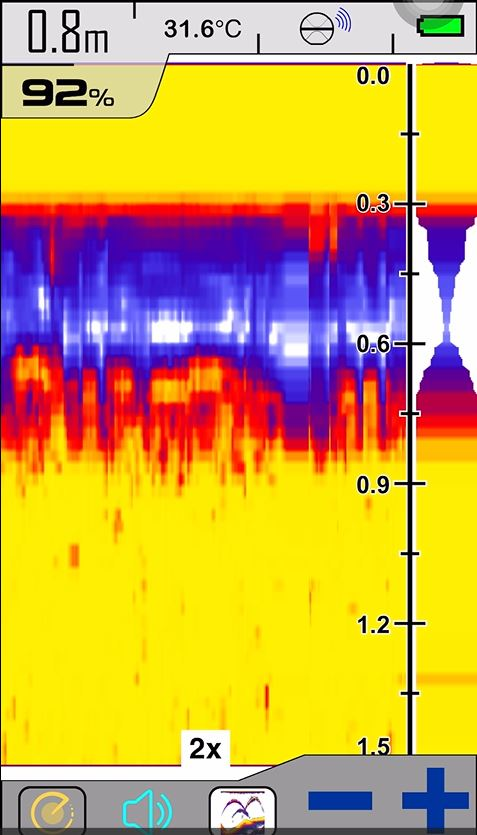
#> input picture train_fish/fish2.JPG, 477 x 835 px, found by its file name
$ python tune_mask_fish.py
#> lines starting #> are read from the running program, lines starting #| are printed output that depends on the picture; after the words box and inside, x2 and y2 are one past the last pixel; in counts of white or black regions, pixels touching at a corner belong together
# tune_mask_fish.py
import cv2
import numpy as np

# --- SETTINGS ---
# 1. Put one of your cropped sonar images here (like image_6f2599.png)
IMAGE_PATH = r'train_fish\fish2.JPG'
# ---

def nothing(x):
    pass

# Load the image
roi = cv2.imread(IMAGE_PATH)
#> roi is the input picture: shape (835, 477, 3); mean B, G, R 77.6, 166.3, 204.1
if roi is None:
    print(f"Error: Could not load image from {IMAGE_PATH}")
    exit()
hsv = cv2.cvtColor(roi, cv2.COLOR_BGR2HSV)
#> hsv: shape (835, 477, 3); mean H, S, V 66.1, 195.7, 224.1

# Create a window
cv2.namedWindow('Tune Mask - Find the FISH cluster', cv2.WINDOW_NORMAL)

# Red/Orange/Yellow are usually in the low H range (0-40)
# and the "wrap-around" H range (170-180)
cv2.createTrackbar('H_min_1', 'Tune Mask - Find the FISH cluster', 0, 179, nothing)
cv2.createTrackbar('S_min', 'Tune Mask - Find the FISH cluster', 100, 255, nothing)
cv2.createTrackbar('V_min', 'Tune Mask - Find the FISH cluster', 100, 255, nothing)
cv2.createTrackbar('H_max_1', 'Tune Mask - Find the FISH cluster', 40, 179, nothing)
cv2.createTrackbar('S_max', 'Tune Mask - Find the FISH cluster', 255, 255, nothing)
cv2.createTrackbar('V_max', 'Tune Mask - Find the FISH cluster', 255, 255, nothing)

# Add a second range for "wrap-around" red
cv2.createTrackbar('H_min_2', 'Tune Mask - Find the FISH cluster', 170, 179, nothing)
cv2.createTrackbar('H_max_2', 'Tune Mask - Find the FISH cluster', 179, 179, nothing)

print("Adjust sliders until 'Fish Mask' shows ONLY the red/orange/yellow cluster.")
print("The background (blue, white, purple) should be BLACK.")
print("Press 'q' to quit and print the final values.")

while True:
    h_min_1 = cv2.getTrackbarPos('H_min_1', 'Tune Mask - Find the FISH cluster')
    s_min = cv2.getTrackbarPos('S_min', 'Tune Mask - Find the FISH cluster')
    v_min = cv2.getTrackbarPos('V_min', 'Tune Mask - Find the FISH cluster')
    h_max_1 = cv2.getTrackbarPos('H_max_1', 'Tune Mask - Find the FISH cluster')
    s_max = cv2.getTrackbarPos('S_max', 'Tune Mask - Find the FISH cluster')
    v_max = cv2.getTrackbarPos('V_max', 'Tune Mask - Find the FISH cluster')
    h_min_2 = cv2.getTrackbarPos('H_min_2', 'Tune Mask - Find the FISH cluster')
    h_max_2 = cv2.getTrackbarPos('H_max_2', 'Tune Mask - Find the FISH cluster')

    lower_1 = np.array([h_min_1, s_min, v_min])
    upper_1 = np.array([h_max_1, s_max, v_max])
    mask_1 = cv2.inRange(hsv, lower_1, upper_1)
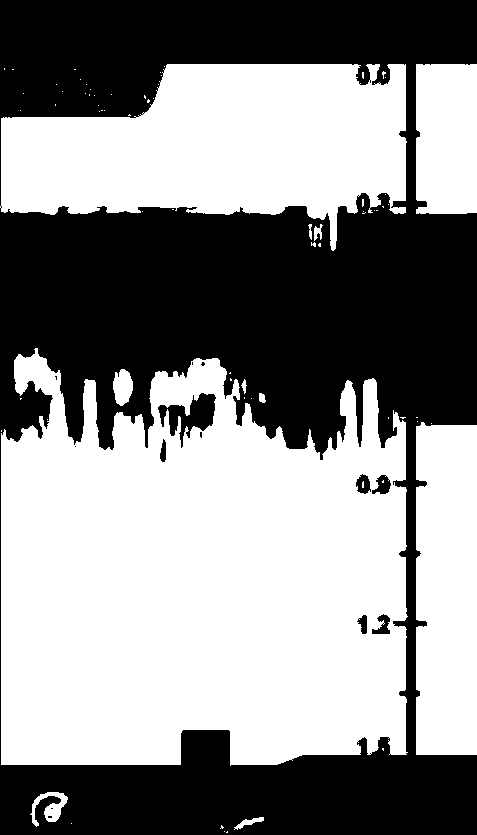
#> mask_1: shape (835, 477); 55.1% white; 14 black regions (7 under 20 px), largest, box (x1, y1, x2, y2) and area: (0, 0, 477, 835) 176384, (158, 393, 216, 448) 1384, (372, 475, 391, 494) 220

    lower_2 = np.array([h_min_2, s_min, v_min])
    upper_2 = np.array([h_max_2, s_max, v_max])
    mask_2 = cv2.inRange(hsv, lower_2, upper_2)
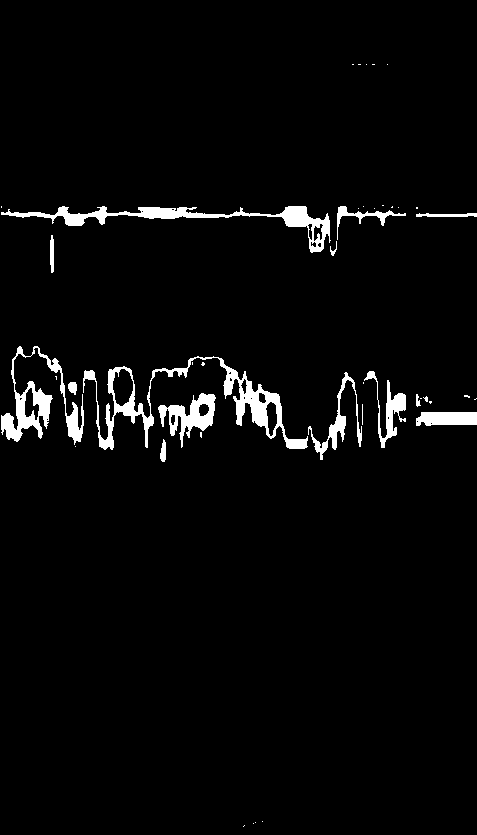
#> mask_2: shape (835, 477); 3.3% white; 43 white regions (28 under 20 px), largest, box (x1, y1, x2, y2) and area: (83, 356, 308, 450) 3554, (1, 206, 331, 253) 2712, (1, 346, 84, 445) 2241

    fish_mask = mask_1 | mask_2
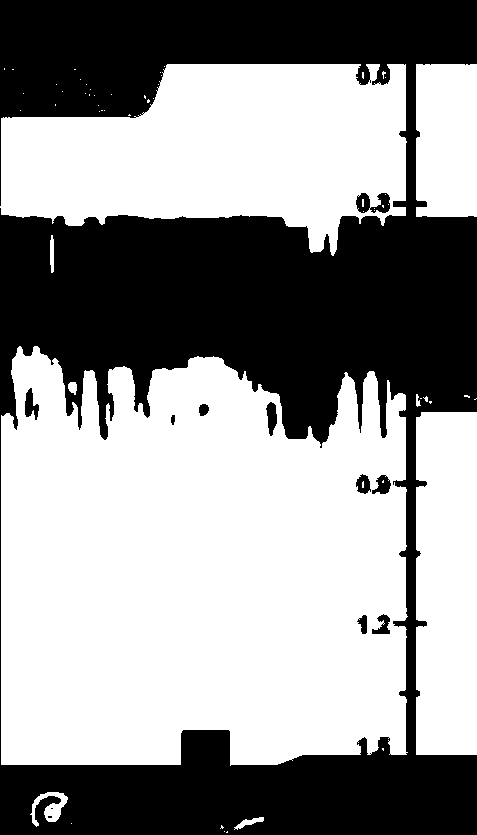
#> fish_mask: shape (835, 477); 58.5% white; 12 black regions (2 under 20 px), largest, box (x1, y1, x2, y2) and area: (0, 0, 477, 835) 163557, (356, 193, 390, 213) 428, (25, 388, 39, 420) 252

    cv2.imshow('Original ROI', roi)
    cv2.imshow('Fish Mask (Result)', fish_mask)

    k = cv2.waitKey(1) & 0xFF
#> (key q is pressed here)
    if k == ord('q'):
        break

cv2.destroyAllWindows()

print("\n--- Your Tuned Values ---")
print(f"lower_fish_1 = np.array([{h_min_1}, {s_min}, {v_min}])")
print(f"upper_fish_1 = np.array([{h_max_1}, {s_max}, {v_max}])")
print(f"lower_fish_2 = np.array([{h_min_2}, {s_min}, {v_min}])")
print(f"upper_fish_2 = np.array([{h_max_2}, {s_max}, {v_max}])")
print("\nCopy these 4 lines into Step 4.")

$ run again, with train_fish/fish.JPG copied over train_fish/fish2.JPG
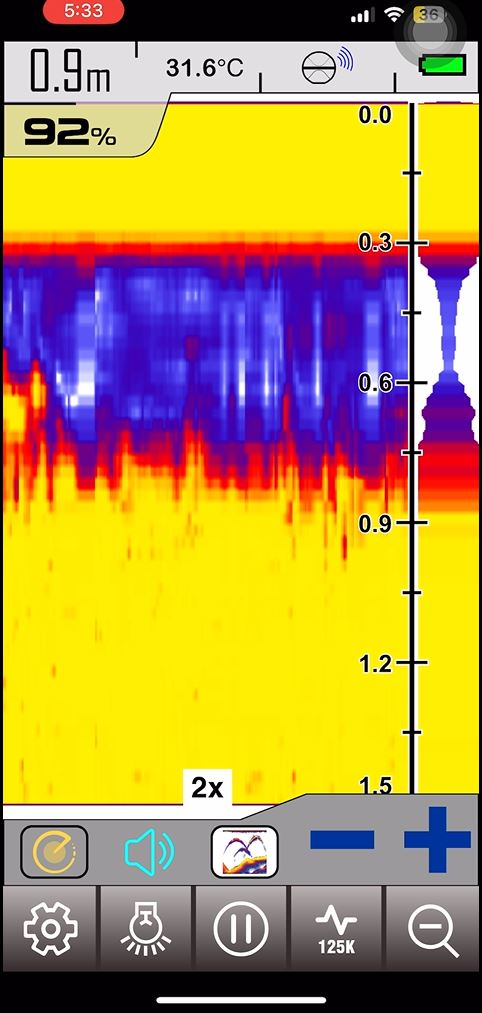
#> input picture train_fish/fish.JPG, 482 x 1013 px, found by its file name
#> roi is the input picture: shape (1013, 482, 3); mean B, G, R 80.2, 147.2, 176.3
#> hsv: shape (1013, 482, 3); mean H, S, V 78.5, 181.9, 196.4
#> `mask_1 = cv2.inRange(hsv, lower_1, upper_1)`:
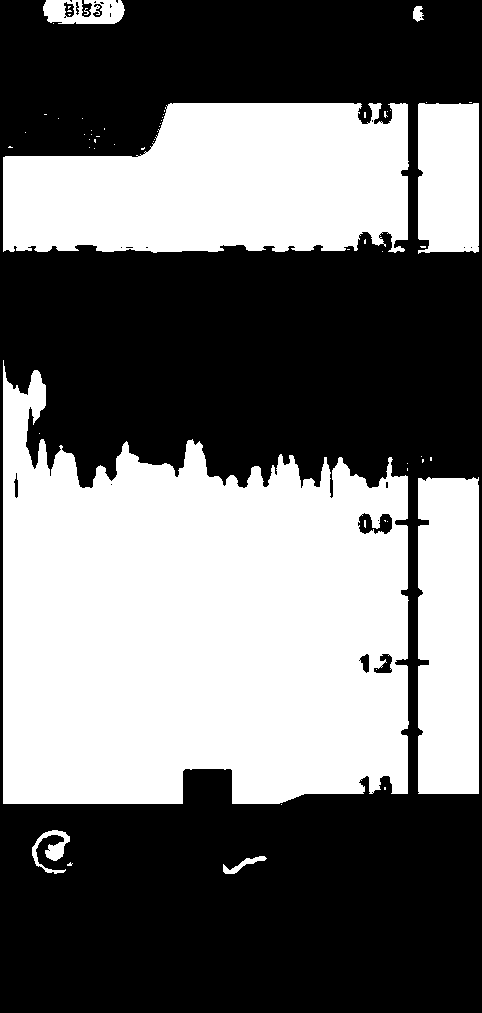
#> mask_1: shape (1013, 482); 44.1% white; 61 white regions (53 under 20 px), largest, box (x1, y1, x2, y2) and area: (3, 360, 409, 804) 134458, (3, 103, 409, 253) 50192, (418, 477, 479, 794) 19081
#> mask_2: shape (1013, 482); 2.2% white; 57 white regions (47 under 20 px), largest, box (x1, y1, x2, y2) and area: (3, 352, 408, 498) 5047, (3, 244, 408, 266) 2741, (418, 444, 479, 481) 1986
#> `fish_mask = mask_1 | mask_2`:
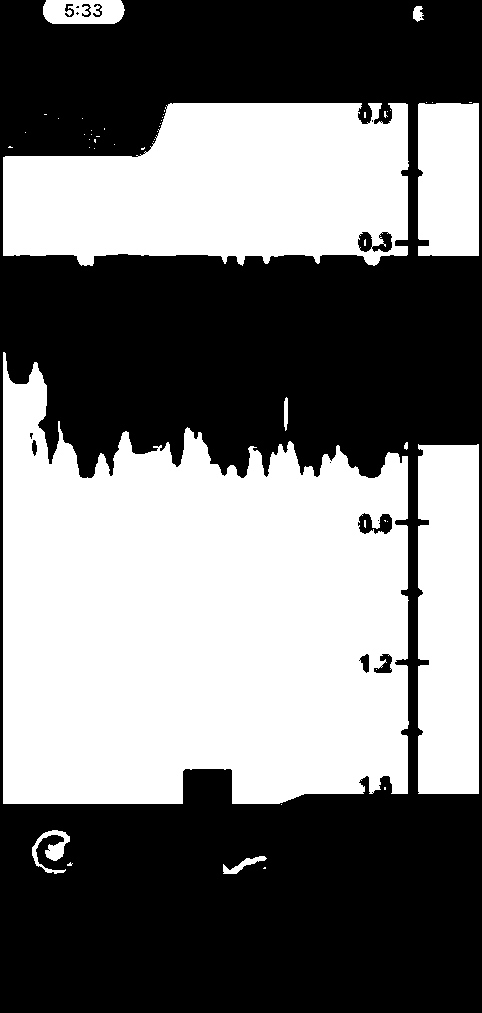
#> fish_mask: shape (1013, 482); 46.3% white; 51 white regions (41 under 20 px), largest, box (x1, y1, x2, y2) and area: (3, 352, 409, 804) 139585, (3, 103, 409, 266) 52973, (418, 444, 479, 794) 21087

$ run again, with train_fish/nofish.JPG copied over train_fish/fish2.JPG
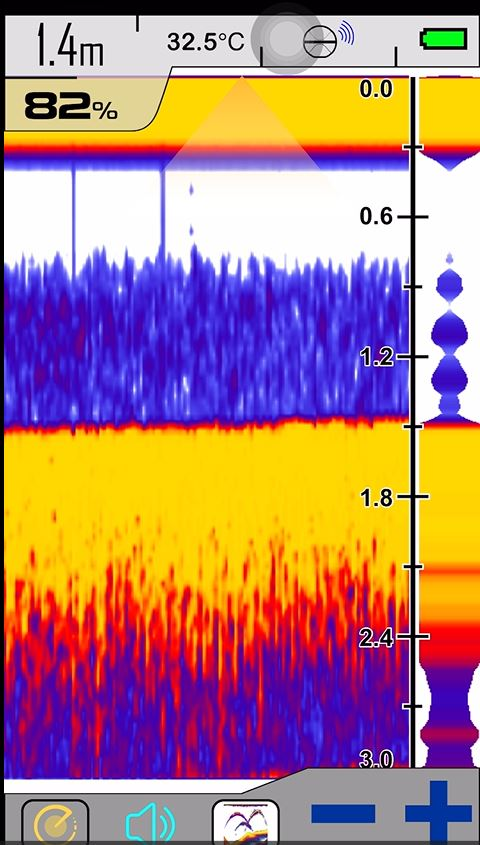
#> input picture train_fish/nofish.JPG, 480 x 845 px, found by its file name
#> roi is the input picture: shape (845, 480, 3); mean B, G, R 126.8, 126.9, 174.3
#> hsv: shape (845, 480, 3); mean H, S, V 84.1, 168.3, 208.9
#> `mask_1 = cv2.inRange(hsv, lower_1, upper_1)`:
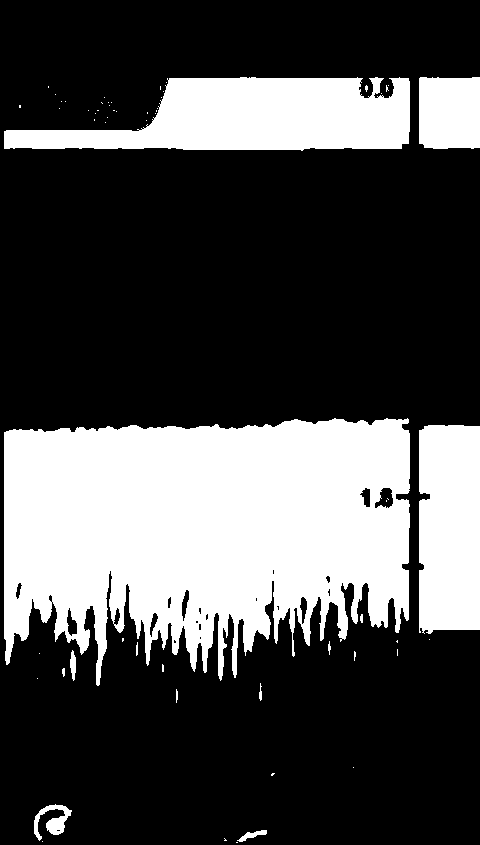
#> mask_1: shape (845, 480); 29.5% white; 60 white regions (47 under 20 px), largest, box (x1, y1, x2, y2) and area: (4, 418, 410, 686) 81653, (4, 77, 410, 151) 20278, (419, 425, 480, 634) 12390
#> mask_2: shape (845, 480); 3.5% white; 90 white regions (48 under 20 px), largest, box (x1, y1, x2, y2) and area: (274, 583, 387, 675) 2074, (419, 630, 480, 663) 1802, (4, 595, 57, 690) 1340
#> `fish_mask = mask_1 | mask_2`:
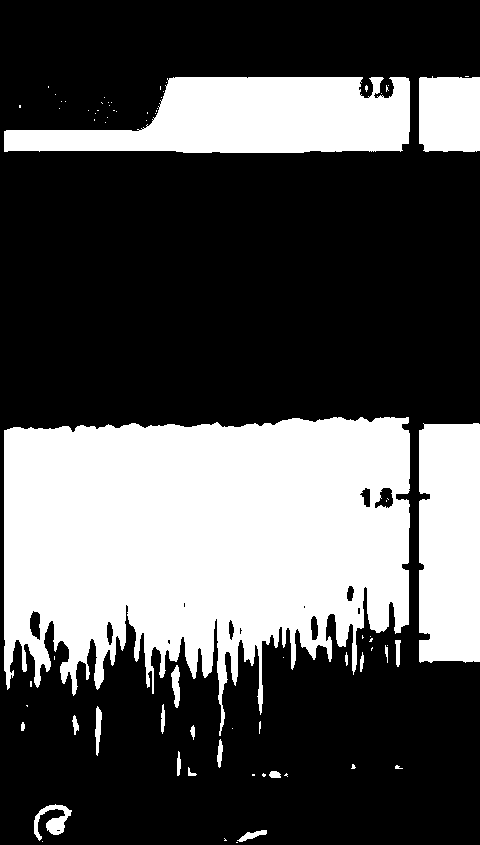
#> fish_mask: shape (845, 480); 33% white; 74 white regions (53 under 20 px), largest, box (x1, y1, x2, y2) and area: (4, 417, 410, 736) 91408, (4, 77, 410, 153) 21519, (419, 423, 480, 663) 14299
